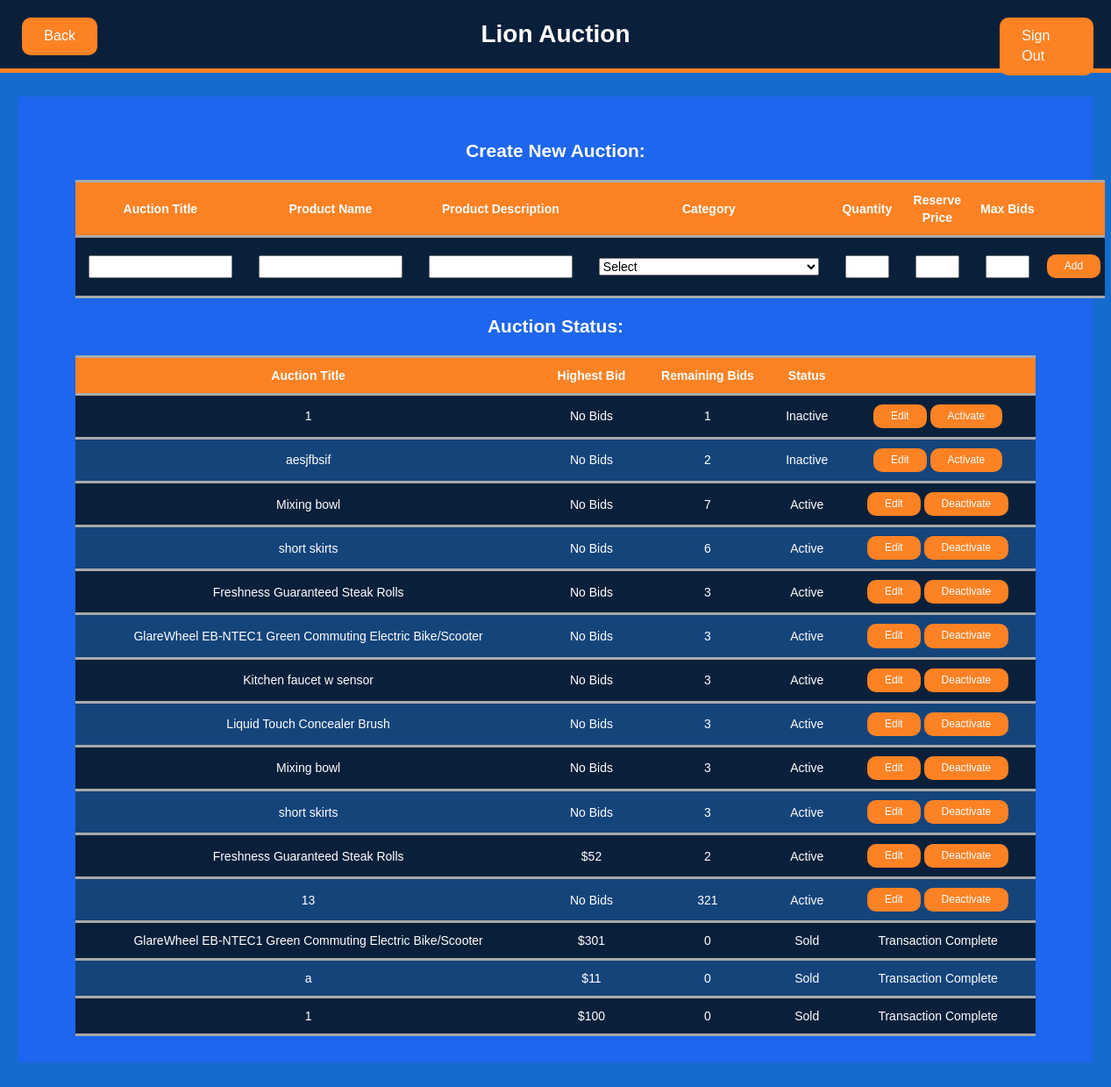
The page /auctionStatus (signed in) on the database its author committed.
### tables this page shows
CREATE TABLE auction_listings(Seller_Email TEXT, Listing_ID INTEGER, Category TEXT, Auction_Title TEXT, Product_Name TEXT, Product_Description TEXT, Quantity INTEGER, Reserve_Price INTEGER, Max_bids INTEGER, Status INTEGER,Remove_Reason TEXT,PRIMARY KEY (Seller_Email, Listing_ID),FOREIGN KEY (Seller_Email) REFERENCES sellers(email));

### app.py (the view, shortened to what this page needs)
@app.route('/auctionStatus', methods=['GET', 'POST'])
def auctionStatusPage():
    username = session.get('username')
    data = {"listings": getSellerAuctions(username),
            "categories": getAllCategories()
            }
    return render_template('auctionStatus.html', data=data)

### app.py (called while the page is built)
def getSellerAuctions(user):
    listings = []
    connection = sql.connect('database.db')
    cursor = connection.execute('SELECT Listing_ID FROM auction_listings WHERE Seller_Email=? ORDER BY Status', (user,))
    listing = cursor.fetchall()
    if listing:
        for auction in listing:
            listings.append(getAuctionInfo(auction[0]))
    return listings

def getAllCategories():
    categories = []
    connection = sql.connect('database.db')
    cursor = connection.execute('SELECT category_name FROM categories')
    categoryRows = cursor.fetchall()
    for row in categoryRows:
        categories.append(row[0])
    return categories

### templates/auctionStatus.html (shortened to what this page needs)
<!DOCTYPE html>
<html lang="en">
<head>
    <link rel="stylesheet" href="../static/css/bootstrap.min.css">
    <link rel="stylesheet" href="../static/css/mystyle.css">
</head>
<body>
<div class="header">
    <a class="buttonBig" style="position: fixed; margin: 20px 20px 20px 90%" href="/" role="button">Sign Out</a>
    <a class="buttonBig" style="position: fixed; margin: 20px 20px 20px 2%" href="/sellerMain" role="button">Back</a>
    <h1>Lion Auction</h1>
</div>
<div class="content">
    <h2 style="text-align: center">Create New Auction:</h2>
    <table style="width: 90%;">
        <tr>
            <th scope="col"> Auction Title</th>
            <th scope="col"> Product Name</th>
            <th scope="col"> Product Description</th>
            <th scope="col"> Category</th>
            <th scope="col"> Quantity</th>
            <th scope="col"> Reserve Price</th>
            <th scope="col"> Max Bids</th>
            <th scope="col"> </th>
        </tr>
        <tbody>
            <tr>
                <form method="post">
                <td><input type="text" id="Auction_Title" name="Auction_Title" required class="form-control"></td>
                <td><input type="text" id="Product_Name" name="Product_Name" required class="form-control"></td>
                <td><input type="text" id="Product_Description" name="Product_Description" required class="form-control"></td>
                <td>
                    <select name="category" id="category">
                    <option value="none" selected disabled hidden>Select</option>
                    </select>
                </td>
                <td><input style="width: 50px" type="number" id="Quantity" name="Quantity" required class="form-control"></td>
                <td><input style="width: 50px" type="number" id="Reserve_Price" name="Reserve_Price" required class="form-control"></td>
                <td><input style="width: 50px" type="number" id="Max_Bid" name="Max_Bid" required class="form-control"></td>
                <td><button type="button" class="buttonSmall" name="add_button" value="add" data-toggle="modal" data-target="#addmodal">Add</button></td>
                </form>
            </tr>
        </tbody>
    </table>
    <h2 style="text-align: center">Auction Status:</h2>
    <table style="width: 90%;">
        <tr>
            <th scope="col"> Auction Title</th>
            <th scope="col"> Highest Bid</th>
            <th scope="col"> Remaining Bids</th>
            <th scope="col"> Status</th>
            <th scope="col"> </th>
        </tr>
        <tbody>
        {% for auction in data.listings%}
            <tr>
                <td> {{ auction[3] }} </td>
                {% if auction[12]=='No Bids' %}
                <td> {{ auction[12] }} </td>
                {% else %}
                <td> ${{ auction[12] }} </td>
                {% endif %}
                <td> {{ auction[13] }} </td>
                {% if auction[9]==0 %}
                <td> Inactive </td>
                <td>
                <button type="button" class="buttonSmall" name="edit_button" value="{{ auction[1] }}" data-toggle="modal" data-target="#{{ auction[1] }}editmodal">Edit</button>
                <button type="button" class="buttonSmall" name="active_button" value="{{ auction[1] }}" data-toggle="modal" data-target="#{{ auction[1] }}activatemodal">Activate</button>
                </td>
                {% elif auction[9]==1 %}
                <td> Active </td>
                <td>
                <button type="button" class="buttonSmall" name="edit_button" value="{{ auction[1] }}" data-toggle="modal" data-target="#{{ auction[1] }}editmodal">Edit</button>
                <button type="button" class="buttonSmall" name="deactivate_button" value="{{ auction[1] }}" data-toggle="modal" data-target="#{{ auction[1] }}deactivatemodal">Deactivate</button>
                </td>
                {% elif auction[9]==2 and auction[15]==0%}
                <td> Sold </td>
                <td><button type="button" class="buttonSmall" name="complete_button" value="{{ auction[1] }}" data-toggle="modal" data-target="#{{ auction[1] }}completemodal">Complete Transaction</button></td>
                {% elif auction[9]==2 and auction[15]==1%}
                <td> Sold </td>
                <td> Transaction Complete </td>
                {% endif %}
            </tr>
        {% endfor %}
        </tbody>
    </table>
</div>
</body>
</html>

### static/css/mystyle.css (style rules this page uses)
:root { --main: #176BCC; --dark: #0A203A; --alt: #1D66ED; --accent: #FD8224; --darkalt: #15447B }
body { background-color: var(--main); font-family: Helvetica; color: black; }
input { margin: 10px; color: black; }
select { margin: 10px; color: black; }
h1 { text-align: center; }
h2 { color: white; }
a { border: 10px; }
table { text-align: center; color: white; margin-left: 5%; margin-right: 5%; border-collapse: collapse; }
th { background: var(--accent); border-bottom: darkgray solid; border-top: darkgray solid; padding: 10px 5px; }
td { padding: 10px 5px; border-top: darkgray solid; border-bottom: darkgray solid; overflow: hidden; width: auto; }
tr:nth-child(odd) { background-color: var(--dark); }
tr:nth-child(even) { background-color: var(--darkalt) }
.header { background-color: var(--dark); color: white; width: 100%; position: fixed; top: 0; left: 0; border-bottom: 5px solid var(--accent); }
.content { background-color: var(--alt); margin: 110px 20px 50px; padding: 30px 5px; }
.buttonBig { background-color: var(--accent); border: none; color: white; padding: 10px 25px; font-size: 16px; border-radius: 10px; text-decoration:none; }
.buttonSmall { background-color: var(--accent); border: none; color: white; padding: 5px 20px; font-size: 12px; border-radius: 10px; text-decoration:none; }

### rows shown on the page
auction_listings: Auction_Title "1", auction "No Bids", auction "1", {{ auction[1] }} 2599 (drawn)
auction_listings: Auction_Title "aesjfbsif", auction "No Bids", auction "2", {{ auction[1] }} 2600 (drawn)
auction_listings: Auction_Title "Mixing bowl", auction "No Bids", Max_bids "7", {{ auction[1] }} 29 (drawn)
auction_listings: Auction_Title "short skirts", auction "No Bids", Max_bids "6", {{ auction[1] }} 355 (drawn)
auction_listings: Auction_Title "Freshness Guaranteed Steak Rolls", auction "No Bids", Max_bids "3", {{ auction[1] }} 747 (drawn)
auction_listings: Auction_Title "GlareWheel EB-NTEC1 Green Commuting Electric Bike/Scooter", auction "No Bids", auction "3", {{ auction[1] }} 750 (drawn)
auction_listings: Auction_Title "Kitchen faucet w sensor", auction "No Bids", Max_bids "3", {{ auction[1] }} 1392 (drawn)
auction_listings: Auction_Title "Liquid Touch Concealer Brush", auction "No Bids", Max_bids "3", {{ auction[1] }} 1395 (drawn)
auction_listings: Auction_Title "Mixing bowl", auction "No Bids", auction "3", {{ auction[1] }} 1653 (drawn)
auction_listings: Auction_Title "short skirts", auction "No Bids", Max_bids "3", {{ auction[1] }} 1657 (drawn)
auction_listings: Auction_Title "Freshness Guaranteed Steak Rolls", auction "52", auction "2", {{ auction[1] }} 2513 (drawn)
auction_listings: Auction_Title "13", auction "No Bids", Max_bids "321", {{ auction[1] }} 2602 (drawn)
auction_listings: Auction_Title "GlareWheel EB-NTEC1 Green Commuting Electric Bike/Scooter", auction "301", auction "0", Status "Sold"
auction_listings: Auction_Title "a", auction "11", auction "0", Status "Sold"
auction_listings: Auction_Title "1", auction "100", auction "0", Status "Sold"
